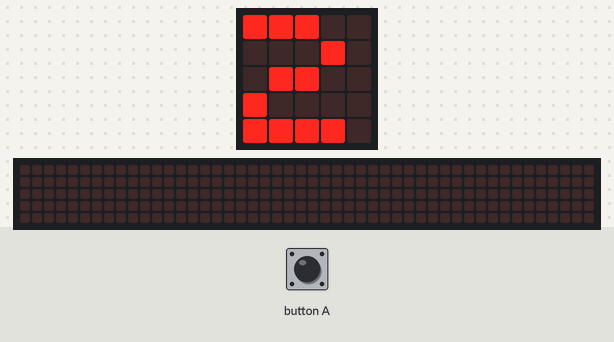
Recording of a program running on a simulated BBC micro:bit (MakeCode). Shown: the board's 5×5 LED display, a strip that is not on the board, showing the scrolling text unrolled. The test bench sets the inputs (shaded band). Random numbers come from a fixed seed; the 48×5 strip is a reading aid, not a part: it shows the text the display is scrolling, unrolled, one strip-width of it at a time.

Above: at 1.3 s.
At 9.0 s:
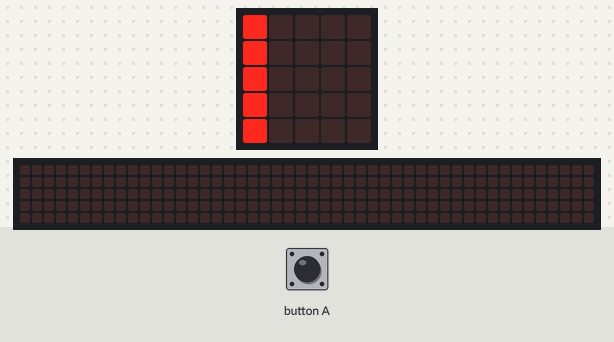
9.1 s: button A pressed for 0.15 s
At 9.8 s:
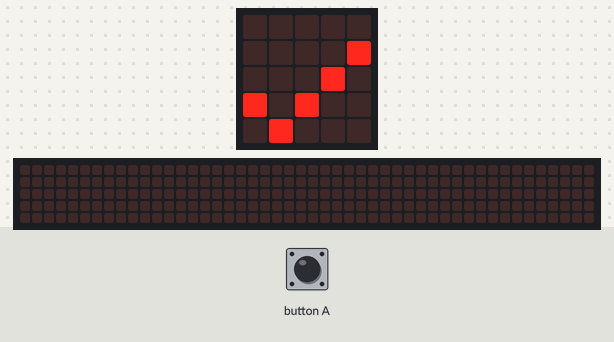
At 21.48 s:
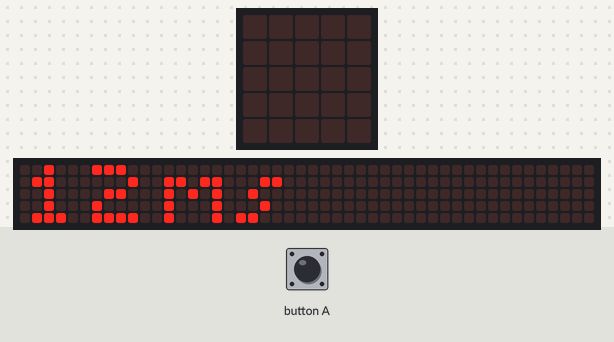

Measured:
- after the input at 9.1 s, the display: changes at once (image 2)
- what the display in image 0 shows lasts 1.2 s, from 1.3 s to 2.5 s
- what the display in image 3 shows lasts 0.4 s, from 21.3 s to 21.7 s

The program:

main.ts
```typescript
function item () {
    basic.pause(100)
    t1 += randint(0, 1)
    if (_var == 0) {
        basic.showLeds(`
            # . . . .
            # . . . .
            # . . . .
            # . . . .
            # . . . .
            `)
        t1 += input.runningTime()
    } else {
        basic.showLeds(`
            . . . . #
            . . . . #
            . . . . #
            . . . . #
            . . . . #
            `)
        t1 += input.runningTime()
    }
}
function ok () {
    t2 += input.runningTime()
    basic.showLeds(`
        . . . . .
        . . . . #
        . . . # .
        # . # . .
        . # . . .
        `)
    basic.pause(500)
    basic.showString("T=" + t2 * t1 + "ms")
    item()
}
let _var = 0
let t2 = 0
let t1 = 0
t1 += 0
t2 += 0
_var += 0
basic.showNumber(3)
basic.pause(500)
basic.showNumber(2)
basic.pause(500)
basic.showNumber(1)
basic.pause(500)
basic.clearScreen()
basic.showString("Go!")
item()
basic.forever(function () {
    if (_var == 0 && input.buttonIsPressed(Button.A)) {
        ok()
    }
})
basic.forever(function () {
    if (_var == 1 && input.buttonIsPressed(Button.B)) {
        ok()
    }
})
```

test.ts
```typescript
// aquí va el archivo "tests"; esto no se compilará cuando este paquete se utilice como una extensión.
```
